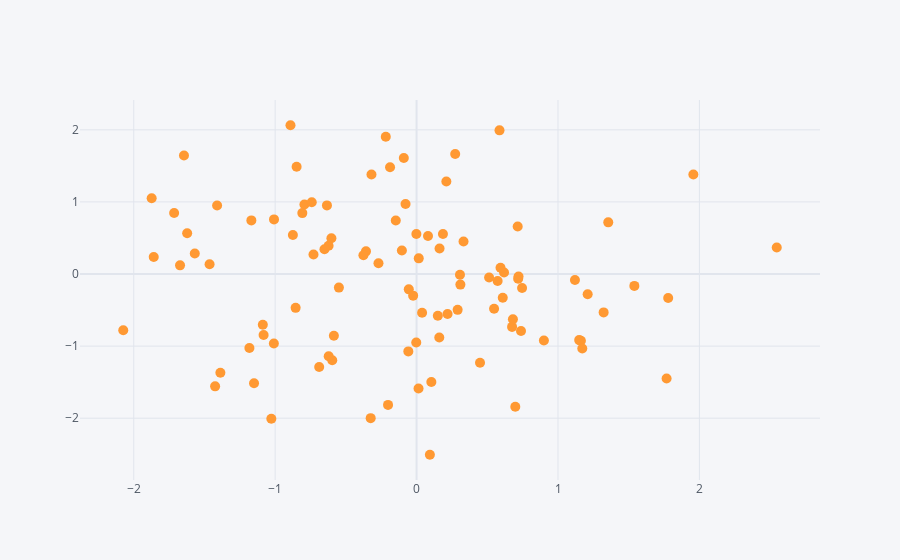

Notebook code for this chart:
### Code cell
df.iplot(kind='scatter', x='A', y='B', mode='markers',size=10)
